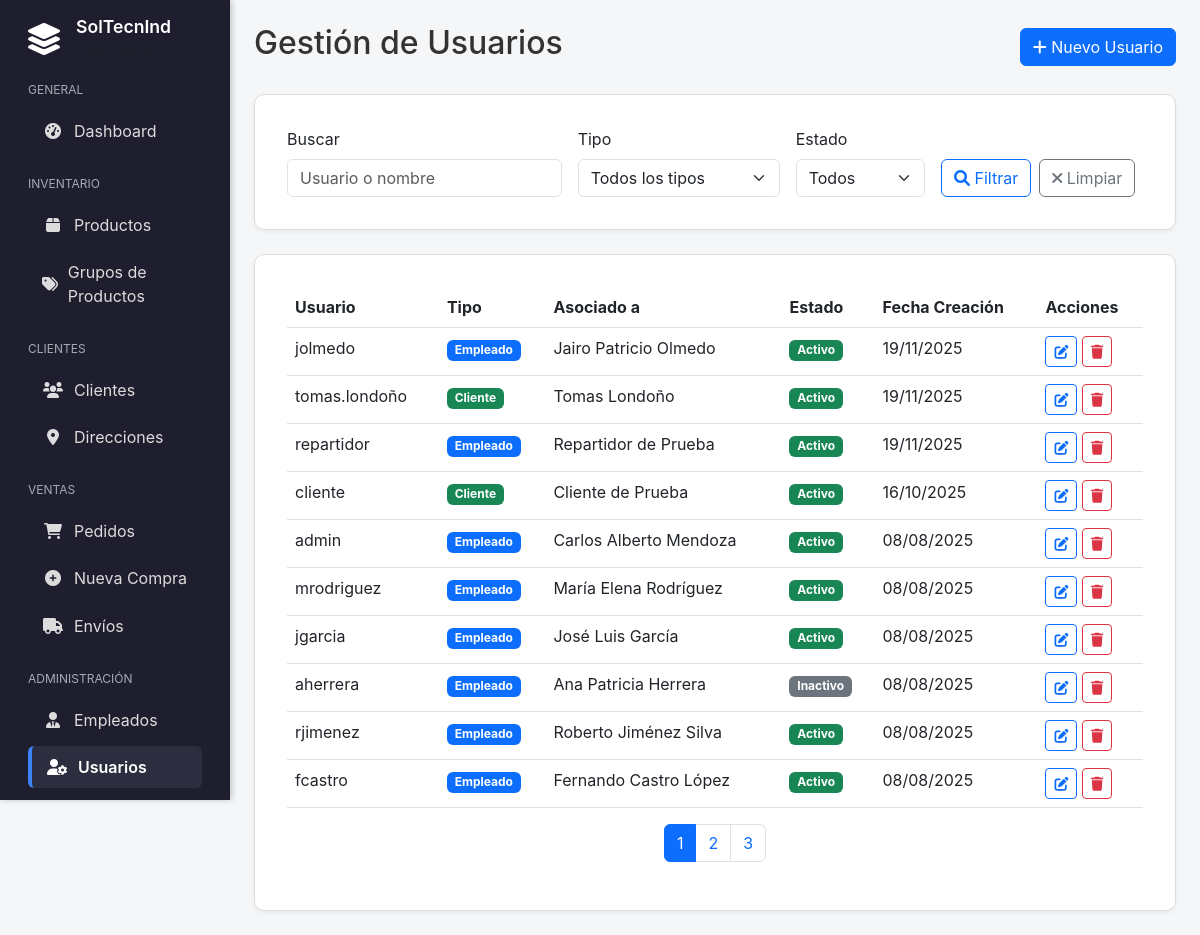
/admin/usuarios.php, run on the app's committed database.
### tables this page shows
CREATE TABLE `credenciales` (
  `id` int(11) NOT NULL,
  `usuario` varchar(100) NOT NULL,
  `contrasena` varchar(255) NOT NULL,
  `tipo` enum('empleado','cliente') NOT NULL,
  `empleado_id` int(11) DEFAULT NULL,
  `cliente_id` int(11) DEFAULT NULL,
  `ultimo_acceso` timestamp NULL DEFAULT NULL,
  `activo` tinyint(1) DEFAULT 1,
  `created_at` timestamp NOT NULL DEFAULT current_timestamp(),
  `updated_at` timestamp NOT NULL DEFAULT current_timestamp() ON UPDATE current_timestamp()
);

CREATE TABLE `empleados` (
  `id` int(11) NOT NULL,
  `nombre` varchar(255) NOT NULL,
  `email` varchar(255) NOT NULL,
  `telefono` varchar(20) DEFAULT NULL,
  `cargo` enum('admin','repartidor') NOT NULL DEFAULT 'admin',
  `activo` tinyint(1) DEFAULT 1,
  `created_at` timestamp NOT NULL DEFAULT current_timestamp(),
  `updated_at` timestamp NOT NULL DEFAULT current_timestamp() ON UPDATE current_timestamp()
);

CREATE TABLE `clientes` (
  `id` int(11) NOT NULL,
  `nombre` varchar(255) NOT NULL,
  `numero_documento` varchar(50) NOT NULL,
  `tipo_documento` enum('CC','NIT','CE','TI') DEFAULT 'CC',
  `email` varchar(255) DEFAULT NULL,
  `telefono` varchar(20) DEFAULT NULL,
  `direccion_principal` text DEFAULT NULL,
  `ciudad` varchar(100) DEFAULT NULL,
  `contacto_principal` varchar(255) DEFAULT NULL,
  `empleado_asignado` int(11) DEFAULT NULL,
  `activo` tinyint(1) DEFAULT 1,
  `created_at` timestamp NOT NULL DEFAULT current_timestamp(),
  `updated_at` timestamp NOT NULL DEFAULT current_timestamp() ON UPDATE current_timestamp()
);

### admin/usuarios.php (the view, shortened to what this page needs)
<?php
require_once '../includes/LayoutManager.php';
$pdo = getConnection();
$search = $_GET['search'] ?? '';
$tipo_filter = $_GET['tipo'] ?? '';
$activo_filter = $_GET['activo'] ?? '';
$page = $_GET['page'] ?? 1;
$limit = 10;
$offset = ($page - 1) * $limit;
$where_conditions = [];
$params = [];
$where_clause = !empty($where_conditions) ? "WHERE " . implode(" AND ", $where_conditions) : "";
$count_sql = "SELECT COUNT(*) as total FROM credenciales c
              LEFT JOIN empleados e ON c.empleado_id = e.id
              LEFT JOIN clientes cl ON c.cliente_id = cl.id
              $where_clause";
$count_stmt = $pdo->prepare($count_sql);
$count_stmt->execute($params);
$total_usuarios = $count_stmt->fetch()['total'];
$total_pages = ceil($total_usuarios / $limit);
$sql = "SELECT c.*, e.nombre as empleado_nombre, cl.nombre as cliente_nombre
        FROM credenciales c
        LEFT JOIN empleados e ON c.empleado_id = e.id
        LEFT JOIN clientes cl ON c.cliente_id = cl.id
        $where_clause
        ORDER BY c.created_at DESC
        LIMIT $limit OFFSET $offset";
$stmt = $pdo->prepare($sql);
$stmt->execute($params);
$usuarios = $stmt->fetchAll();
?>
<div class="d-flex justify-content-between align-items-center mb-4">
    <h2>Gestión de Usuarios</h2>
    <button type="button" class="btn btn-primary" data-bs-toggle="modal" data-bs-target="#usuarioModal">
        <i class="fas fa-plus"></i> Nuevo Usuario
    </button>
</div>
<div class="card mb-4">
    <div class="card-body">
        <form method="GET" class="row g-3">
            <div class="col-md-4">
                <label for="search" class="form-label">Buscar</label>
                <input type="text" class="form-control" id="search" name="search"
                       value="<?php echo htmlspecialchars($search); ?>"
                       placeholder="Usuario o nombre">
            </div>
            <div class="col-md-3">
                <label for="tipo" class="form-label">Tipo</label>
                <select class="form-select" id="tipo" name="tipo">
                    <option value="">Todos los tipos</option>
                </select>
            </div>
            <div class="col-md-2">
                <label for="activo" class="form-label">Estado</label>
                <select class="form-select" id="activo" name="activo">
                    <option value="">Todos</option>
                </select>
            </div>
            <div class="col-md-3 d-flex align-items-end">
                <button type="submit" class="btn btn-outline-primary me-2">
                    <i class="fas fa-search"></i> Filtrar
                </button>
                <a href="usuarios.php" class="btn btn-outline-secondary">
                    <i class="fas fa-times"></i> Limpiar
                </a>
            </div>
        </form>
    </div>
</div>
<div class="card">
    <div class="card-body">
        <div class="table-responsive">
            <table class="table table-hover">
                <thead>
                    <tr>
                        <th>Usuario</th>
                        <th>Tipo</th>
                        <th>Asociado a</th>
                        <th>Estado</th>
                        <th>Fecha Creación</th>
                        <th>Acciones</th>
                    </tr>
                </thead>
                <tbody>
                    <?php if (empty($usuarios)): ?>
                        <tr>
                            <td colspan="6" class="text-center py-4">
                                <p class="text-muted">No hay usuarios disponibles</p>
                            </td>
                        </tr>
                    <?php else: ?>
                        <?php foreach ($usuarios as $usuario): ?>
                        <tr>
                            <td><?php echo htmlspecialchars($usuario['usuario']); ?></td>
                            <td>
                                <span class="badge bg-<?php echo $usuario['tipo'] === 'empleado' ? 'primary' : ($usuario['tipo'] === 'cliente' ? 'success' : 'info'); ?>">
                                    <?php echo ucfirst($usuario['tipo']); ?>
                                </span>
                            </td>
                            <td>
                                <?php if ($usuario['tipo'] === 'empleado'): ?>
                                    <?php echo htmlspecialchars($usuario['empleado_nombre'] ?? 'Sin asociar'); ?>
                                <?php elseif ($usuario['tipo'] === 'cliente'): ?>
                                    <?php echo htmlspecialchars($usuario['cliente_nombre'] ?? 'Sin asociar'); ?>
                                <?php else: ?>
                                    N/A
                                <?php endif; ?>
                            </td>
                            <td>
                                <span class="badge bg-<?php echo $usuario['activo'] ? 'success' : 'secondary'; ?>">
                                    <?php echo $usuario['activo'] ? 'Activo' : 'Inactivo'; ?>
                                </span>
                            </td>
                            <td><?php echo date('d/m/Y', strtotime($usuario['created_at'])); ?></td>
                            <td>
                                <button type="button" class="btn btn-sm btn-outline-primary"
                                        onclick="editUsuario(<?php echo htmlspecialchars(json_encode($usuario)); ?>)">
                                    <i class="fas fa-edit"></i>
                                </button>
                                <button type="button" class="btn btn-sm btn-outline-danger"
                                        onclick="deleteUsuario(<?php echo $usuario['id']; ?>, '<?php echo addslashes($usuario['usuario']); ?>')">
                                    <i class="fas fa-trash"></i>
                                </button>
                            </td>
                        </tr>
                        <?php endforeach; ?>
                    <?php endif; ?>
                </tbody>
            </table>
        </div>
        <?php if ($total_pages > 1): ?>
        <nav aria-label="Paginación">
            <ul class="pagination justify-content-center">
                <?php for ($i = 1; $i <= $total_pages; $i++): ?>
                    <li class="page-item <?php echo $i == $page ? 'active' : ''; ?>">
                        <a class="page-link" href="?page=<?php echo $i; ?>&search=<?php echo urlencode($search); ?>&tipo=<?php echo urlencode($tipo_filter); ?>&activo=<?php echo urlencode($activo_filter); ?>"><?php echo $i; ?></a>
                    </li>
                <?php endfor; ?>
            </ul>
        </nav>
        <?php endif; ?>
    </div>
</div>

### data on the page
credenciales: usuario "jolmedo", tipo "Empleado", empleado.nombre "Jairo Patricio Olmedo", activo "Activo", created_at "19/11/2025"
credenciales: usuario "tomas.londoño", tipo "Cliente", cliente.nombre "Tomas Londoño", activo "Activo", created_at "19/11/2025"
credenciales: usuario "repartidor", tipo "Empleado", empleado.nombre "Repartidor de Prueba", activo "Activo", created_at "19/11/2025"
credenciales: usuario "cliente", tipo "Cliente", cliente.nombre "Cliente de Prueba", activo "Activo", created_at "16/10/2025"
credenciales: usuario "admin", tipo "Empleado", empleado.nombre "Carlos Alberto Mendoza", activo "Activo", created_at "08/08/2025"
credenciales: usuario "mrodriguez", tipo "Empleado", empleado.nombre "María Elena Rodríguez", activo "Activo", created_at "08/08/2025"
credenciales: usuario "jgarcia", tipo "Empleado", empleado.nombre "José Luis García", activo "Activo", created_at "08/08/2025"
credenciales: usuario "aherrera", tipo "Empleado", empleado.nombre "Ana Patricia Herrera", activo "Inactivo", created_at "08/08/2025"
credenciales: usuario "rjimenez", tipo "Empleado", empleado.nombre "Roberto Jiménez Silva", activo "Activo", created_at "08/08/2025"
credenciales: usuario "fcastro", tipo "Empleado", empleado.nombre "Fernando Castro López", activo "Activo", created_at "08/08/2025"

### other printed values
$config['title'] "SolTecnInd"
$cat "GENERAL"
$item['text'] "Dashboard"
$cat "INVENTARIO"
$item['text'] "Productos"
$item['text'] "Grupos de Productos"
$cat "CLIENTES"
$item['text'] "Clientes"
$item['text'] "Direcciones"
$cat "VENTAS"
$item['text'] "Pedidos"
$item['text'] "Nueva Compra"
$item['text'] "Envíos"
$cat "ADMINISTRACIÓN"
$item['text'] "Empleados"
